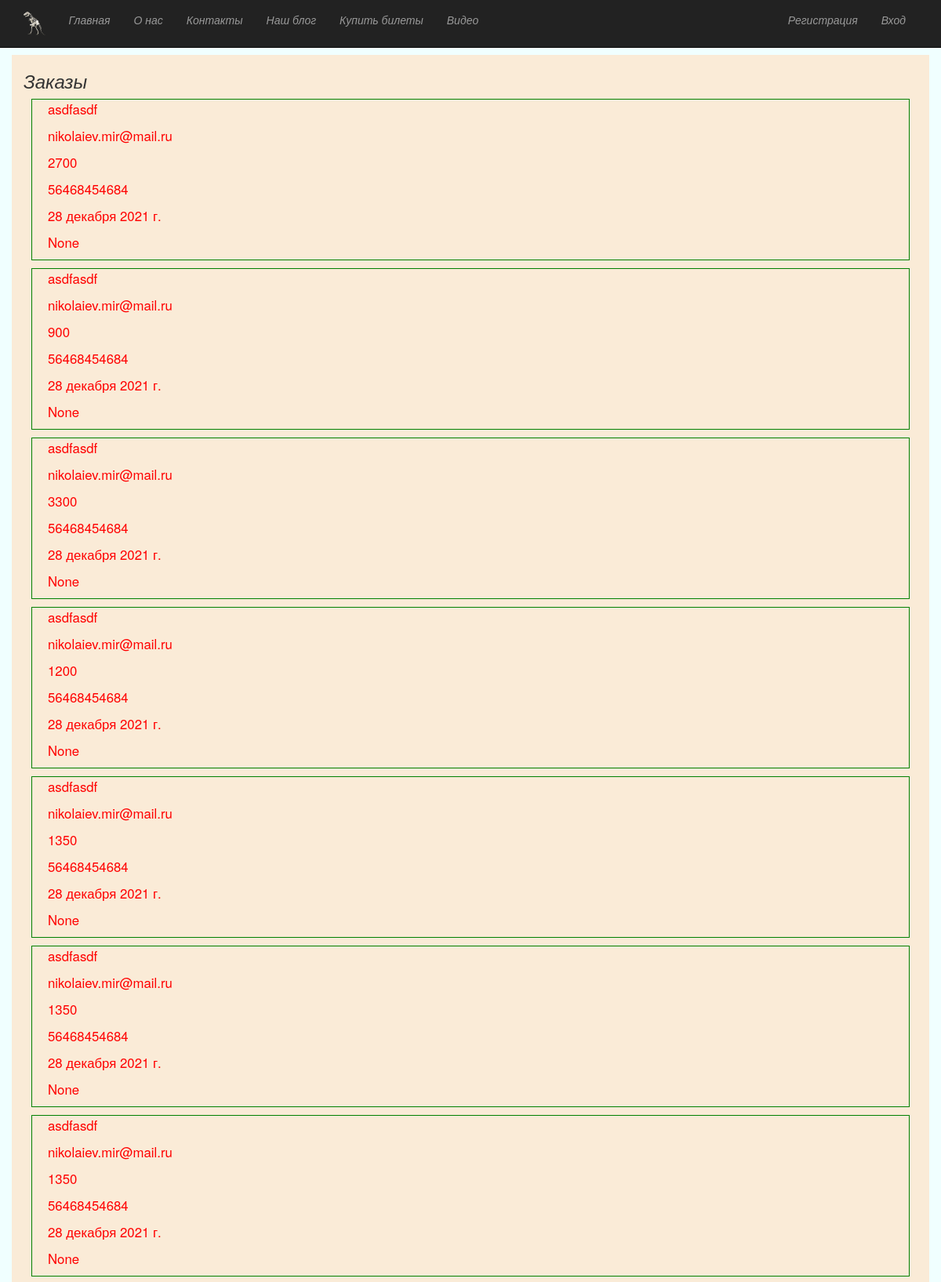
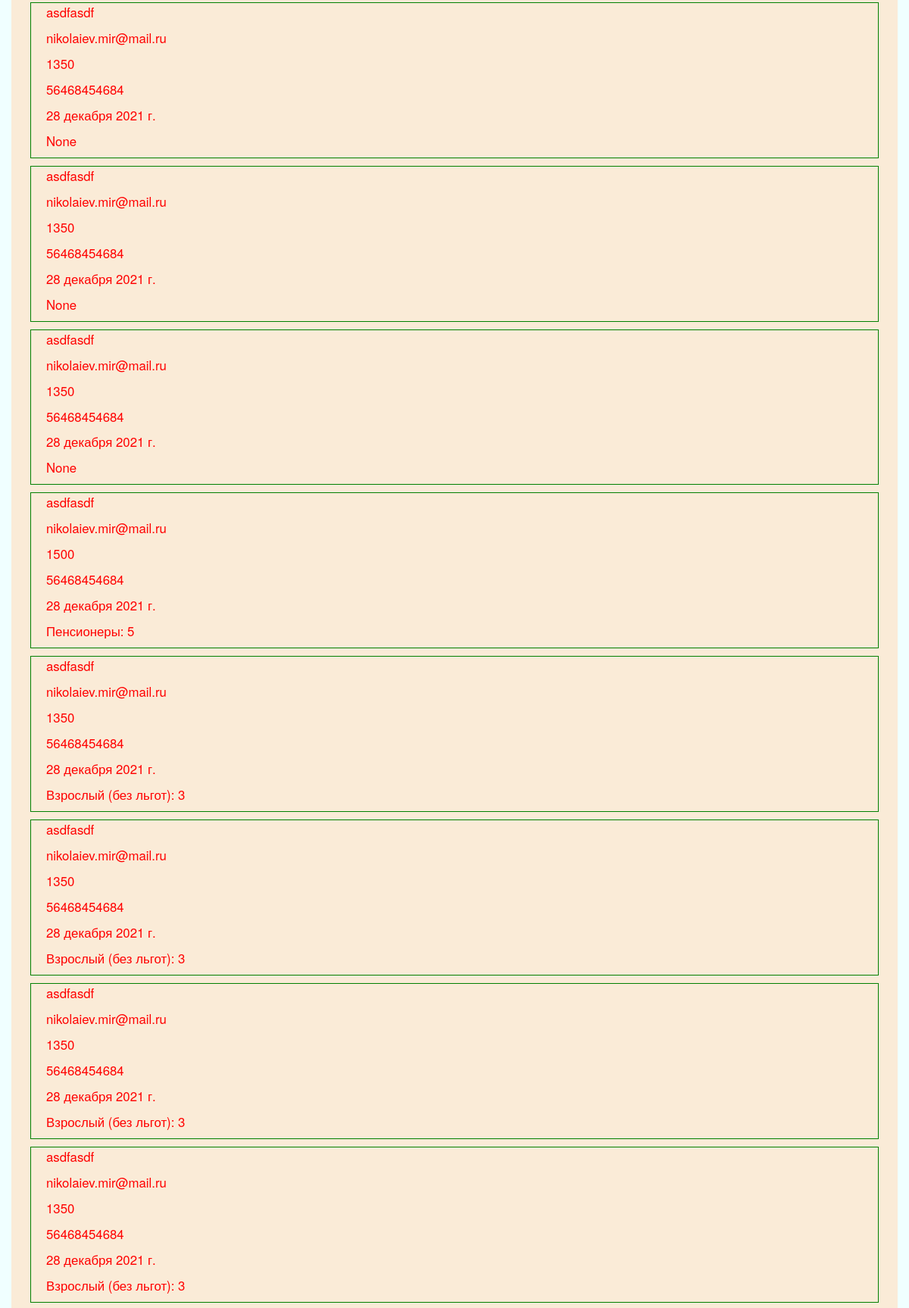
The page /orders (upper part) on the database its author committed (2 pictures, top to bottom).
### app/models.py (models this page shows, shortened)
class Orders(models.Model):
    fio = models.CharField(max_length = 1000, verbose_name = 'ФИО')
    email = models.CharField(max_length = 1000, verbose_name = "E-mail")
    phone = models.CharField(max_length = 11, verbose_name = "Телефон")
    date = models.CharField(max_length = 1000, verbose_name = 'Дата', null=True)
    sum = models.IntegerField(verbose_name = 'Сумма', null=True);
    tickets = models.TextField(verbose_name="Билеты", null=True);
    class Meta:
        db_table = 'Orders'
        verbose_name = 'Заказ'
        verbose_name_plural = 'Заказы'

### app/views.py (the view)
# urls.py: url(r'^orders$', app.views.managerOrders, name='orders'),
def managerOrders(request):
    qOrders = '''
    select
    o.id,
    o.fio as clientFio,
    o.email as orderEmail,
    o.sum as orderSum,
    o.phone as orderPhone,
    o.date as orderDate,
    o.tickets as orderTickets
    from Orders as o'''
    orders = Orders.objects.raw(qOrders)
    assert isinstance(request, HttpRequest)
    return render(
        request,
        'app/orders.html',
        {
            'orders': orders,
            'title':'Заказы',
            'year':datetime.now().year,
        }
    )

### app/templates/app/orders.html
{% extends "app/layout.html" %}
{% block content %}
<h3 style="font-style: italic;">Заказы</h3>
{% for order in orders %}
<div class="order" style="margin: 10px; border: 1px solid green;">
<p class="orderText">{{order.clientFio}}</p>
<p class="orderText">{{order.orderEmail}}</p>
<p class="orderText">{{order.orderSum}}</p>
<p class="orderText">{{order.orderPhone}}</p>
<p class="orderText">{{order.orderDate}}</p>
<p class="orderText">{{order.orderTickets}}</p>
</div>
{% endfor %}
{% endblock %}

### app/static/app/content/site.css (style rules this page uses)
body { padding-top: 50px; padding-bottom: 20px; }

### app/static/app/content/style.css (style rules this page uses)
.orderText { font-size:1.2em; color:red; padding-left: 20px; }

### rows shown on the page
Orders: clientFio "asdfasdf", orderEmail "nikolaiev.mir@mail.ru", orderSum "2700", orderPhone "56468454684", orderDate "28 декабря 2021 г.", orderTickets "None"
Orders: clientFio "asdfasdf", orderEmail "nikolaiev.mir@mail.ru", orderSum "900", orderPhone "56468454684", orderDate "28 декабря 2021 г.", orderTickets "None"
Orders: clientFio "asdfasdf", orderEmail "nikolaiev.mir@mail.ru", orderSum "3300", orderPhone "56468454684", orderDate "28 декабря 2021 г.", orderTickets "None"
Orders: clientFio "asdfasdf", orderEmail "nikolaiev.mir@mail.ru", orderSum "1200", orderPhone "56468454684", orderDate "28 декабря 2021 г.", orderTickets "None"
Orders: clientFio "asdfasdf", orderEmail "nikolaiev.mir@mail.ru", orderSum "1350", orderPhone "56468454684", orderDate "28 декабря 2021 г.", orderTickets "None"
Orders: clientFio "asdfasdf", orderEmail "nikolaiev.mir@mail.ru", orderSum "1350", orderPhone "56468454684", orderDate "28 декабря 2021 г.", orderTickets "None"
Orders: clientFio "asdfasdf", orderEmail "nikolaiev.mir@mail.ru", orderSum "1350", orderPhone "56468454684", orderDate "28 декабря 2021 г.", orderTickets "None"
Orders: clientFio "asdfasdf", orderEmail "nikolaiev.mir@mail.ru", orderSum "1350", orderPhone "56468454684", orderDate "28 декабря 2021 г.", orderTickets "None"
Orders: clientFio "asdfasdf", orderEmail "nikolaiev.mir@mail.ru", orderSum "1350", orderPhone "56468454684", orderDate "28 декабря 2021 г.", orderTickets "None"
Orders: clientFio "asdfasdf", orderEmail "nikolaiev.mir@mail.ru", orderSum "1350", orderPhone "56468454684", orderDate "28 декабря 2021 г.", orderTickets "None"
Orders: clientFio "asdfasdf", orderEmail "nikolaiev.mir@mail.ru", orderSum "1500", orderPhone "56468454684", orderDate "28 декабря 2021 г.", orderTickets "Пенсионеры: 5"
Orders: clientFio "asdfasdf", orderEmail "nikolaiev.mir@mail.ru", orderSum "1350", orderPhone "56468454684", orderDate "28 декабря 2021 г.", orderTickets "Взрослый (без льгот): 3"
Orders: clientFio "asdfasdf", orderEmail "nikolaiev.mir@mail.ru", orderSum "1350", orderPhone "56468454684", orderDate "28 декабря 2021 г.", orderTickets "Взрослый (без льгот): 3"
Orders: clientFio "asdfasdf", orderEmail "nikolaiev.mir@mail.ru", orderSum "1350", orderPhone "56468454684", orderDate "28 декабря 2021 г.", orderTickets "Взрослый (без льгот): 3"
Orders: clientFio "asdfasdf", orderEmail "nikolaiev.mir@mail.ru", orderSum "1350", orderPhone "56468454684", orderDate "28 декабря 2021 г.", orderTickets "Взрослый (без льгот): 3"
